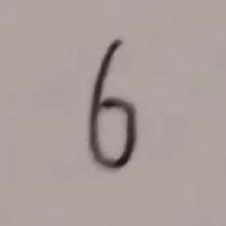
#> input picture name/pic3.png, 226 x 226 px
$ python -i neuralNetwork.py   (imports and definitions only)
#> lines starting #> are read from the running program, lines starting #| are printed output that depends on the picture
import numpy
import scipy.special
import matplotlib.pyplot
from PIL import Image
import scipy.special
import scipy.ndimage

class neuralNetwork:

    # [77 lines left out: functions __init__, query, train, output, input, draw_num, not called in this run]

#转换图片
def convertPicture(path):
#> called with path = 'name/pic3.png'
    img=Image.open(path)
#> img is the input picture: PIL image 226x226 RGBA; mean R, G, B, A 171.5, 157.8, 155.3, 255
    img_black=img.convert('L')
    img_black=img_black.resize((28,28))
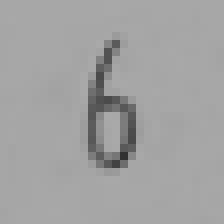
#> img_black: PIL image 28x28 L (shown 8 times larger); min 49, max 169, mean 161.7
    #img_black.show()
    binary_matrix=[]
    #遍历每一个像素
    for y in range(img_black.height):
     for x in range(img_black.width):
            v=255-img_black.getpixel((x,y))
            if v>120:
               binary_matrix.append(v)
            else:
               binary_matrix.append(0)
#> after the loop, binary_matrix = 784 values, max 206 at index 547, min 0 at index 0, mean 9.74
    return binary_matrix

# [7 lines left out: function predict, not called in this run]

# [41 lines of commented-out code are left out]

>>> result = convertPicture('name/pic3.png')
#> result has the same summary as binary_matrix in convertPicture
